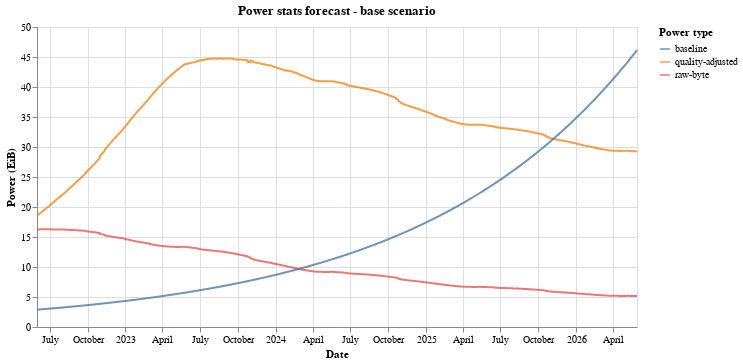

Here is the notebook cell this chart was saved with:
### Markdown cell above
#### Plot results

### Code cell
source = df[["date", "total_power", "power_type"]]
source["total_power"] = source["total_power"]/1024.0
source = pd.concat([source, baseline_df])

alt.Chart(source).mark_line(opacity=0.8).encode(
    x=alt.X('date:T', title="Date"),
    y=alt.Y('total_power:Q', title="Power (EiB)"),
    color=alt.Color('power_type:N', legend=alt.Legend(title="Power type"))
).properties(
    width=600, height=300, title="Power stats forecast - base scenario"
)

### Figure 1 — Vega-Lite specification as saved in the notebook (floating-point values rounded to 4 significant figures; data arrays with more than 128 entries replaced by an {"elided": "..."} marker saying what was removed)
{"$schema": "https://vega.github.io/schema/vega-lite/v4.17.0.json", "config": {"view": {"continuousHeight": 300, "continuousWidth": 400}}, "data": {"name": "data-4ae6b0c7daff7ed087fae8e9fab557cd"}, "datasets": {"data-4ae6b0c7daff7ed087fae8e9fab557cd": {"elided": "4380 records"}}, "encoding": {"color": {"field": "power_type", "legend": {"title": "Power type"}, "type": "nominal"}, "x": {"field": "date", "title": "Date", "type": "temporal"}, "y": {"field": "total_power", "title": "Power (EiB)", "type": "quantitative"}}, "height": 300, "mark": {"opacity": 0.8, "type": "line"}, "title": "Power stats forecast - base scenario", "width": 600}
